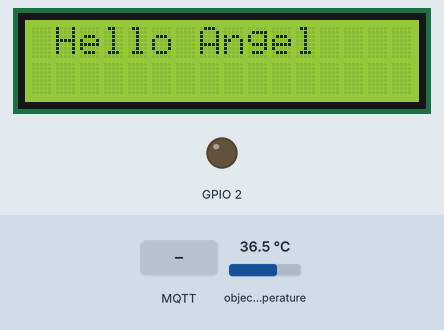
Recording of a sketch running on a simulated ESP8266 (NodeMCU). Shown: 16×2 character LCD, output pins drawn as LEDs (lit = HIGH). Inputs (shaded band) come from the test bench; at power-on: object temperature 36.5 °C. WiFi joins after 1.5 s; servers stay silent unless stated; random numbers use the default seed unless the sketch sets one; no MQTT or app messages arrive unless stated; what the sketch prints to the serial monitor is not drawn.

Above: at 2.7 s.
2.8 s: MQTT message "1" arrives on the first subscribed topic
At 4.0 s:
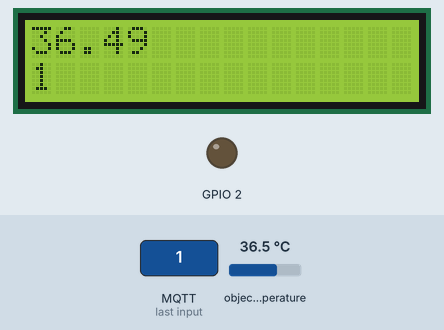
4.3 s: MQTT message "on" arrives on the first subscribed topic
At 5.3 s:
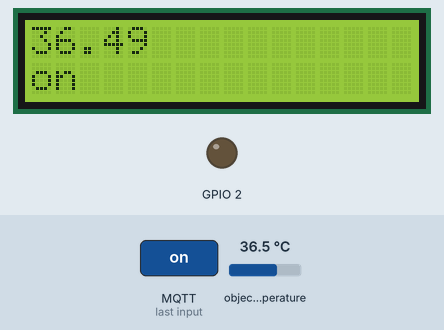
5.8 s: MQTT message "off" arrives on the first subscribed topic
At 6.5 s:
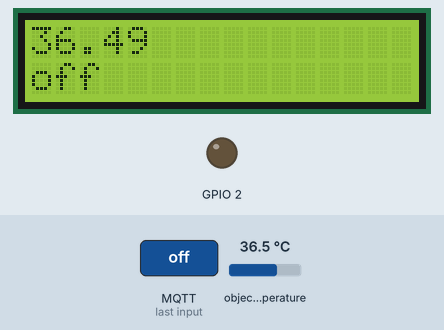
Timing chart, 0 to 8.8 s (numbered marks = the images above; inputs shaded):
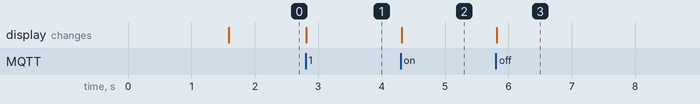

The sketch:

program_akhir.ino
```cpp
#include <ESP8266WiFi.h>
#include <PubSubClient.h>
#include <LiquidCrystal_I2C.h>
#include <Adafruit_MLX90614.h>
#include <Wire.h>

Adafruit_MLX90614 mlx = Adafruit_MLX90614();

LiquidCrystal_I2C lcd(0x27, 16, 2); // Default address of most PCF8574 modules, change according

// Update these with values suitable for your network.

const char* ssid = "angel cantik";
const char* password = "angelmanis";
const char* mqtt_server = "test.mosquitto.org";

WiFiClient espClient;
PubSubClient client(espClient);
unsigned long lastMsg = 0;
#define MSG_BUFFER_SIZE  (50)
char msg[MSG_BUFFER_SIZE];
int value = 0;

void setup_wifi() {

  delay(10);
  // We start by connecting to a WiFi network
  Serial.println();
  Serial.print("Connecting to ");
  Serial.println(ssid);

  WiFi.mode(WIFI_STA);
  WiFi.begin(ssid, password);

  while (WiFi.status() != WL_CONNECTED) {
    delay(500);
    Serial.print(".");
  }

  randomSeed(micros());

  Serial.println("");
  Serial.println("WiFi connected");
  Serial.println("IP address: ");
  Serial.println(WiFi.localIP());
}

void callback(char* topic, byte* payload, unsigned int length) {
  String message = "";
  for (unsigned int i = 0; i < length; i++) {
    message += (char)payload[i];
  }
  client.subscribe("skin-facial-yolo");
  Serial.print("Message arrived [");
  Serial.print(topic);
  Serial.print("] ");
  Serial.println(message);

  // Debug untuk memastikan callback dijalankan
  Serial.println("Callback executed");

  // Tampilkan pesan di LCD
  lcd.clear();
  lcd.setCursor(0, 0);
  lcd.print(mlx.readObjectTempC());
  lcd.setCursor(0, 1);
  lcd.print(message);
}

void reconnect() {
  // Loop until we're reconnected
  while (!client.connected()) {
    Serial.print("Attempting MQTT connection...");
    // Create a random client ID
    String clientId = "ESP8266Client-";
    clientId += String(random(0xffff), HEX);
    // Attempt to connect
    if (client.connect(clientId.c_str())) {
      Serial.println("connected");
      // Once connected, publish an announcement...
      // ... and resubscribe
      client.subscribe("skin-facial-yolo");
    } else {
      Serial.print("failed, rc=");
      Serial.print(client.state());
      Serial.println(" try again in 5 seconds");
      // Wait 5 seconds before retrying
      delay(5000);
    }
  }
}

void setup() {
  pinMode(BUILTIN_LED, OUTPUT);     // Initialize the BUILTIN_LED pin as an output
  Wire.begin(2,0);
  Serial.begin(115200);
  setup_wifi();
  client.setServer(mqtt_server, 1883);
  client.setCallback(callback);
   lcd.init();   // initializing the LCD
   lcd.backlight(); // Enable or Turn On the backlight
   lcd.print(" Hello Angel "); // Start Printing

    if (!mlx.begin()) {
    Serial.println("Error connecting to MLX sensor. Check wiring.");
    while (1);
  };
}

void loop() {

  if (!client.connected()) {
    reconnect();
  }
  client.loop();

}
```

Measured:
- after the input at 2.8 s, the display: changes at once (image 1)
- after the input at 4.3 s, the display: changes at once (image 2)
- after the input at 5.8 s, the display: changes at once (image 3)
